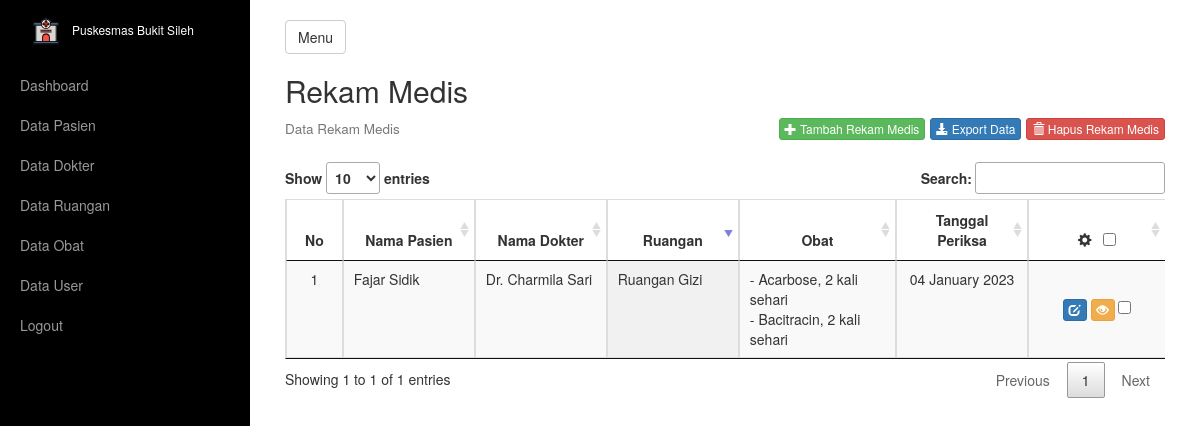
/rekam_medis/index.php (signed in), run on the app's committed database.
### tables this page shows
CREATE TABLE `tb_rekam_medis` (
  `id_rm` varchar(100) NOT NULL,
  `id_pasien` varchar(100) NOT NULL,
  `id_dokter` varchar(100) NOT NULL,
  `id_poli` varchar(100) NOT NULL,
  `keluhan` text NOT NULL,
  `diagnosa` text NOT NULL,
  `tgl_periksa` date NOT NULL,
  `jenis_pembayaran` enum('BPJS','Cash') DEFAULT NULL,
  `total_pembayaran` varchar(50) DEFAULT NULL
);

CREATE TABLE `tb_pasien` (
  `id_pasien` varchar(150) NOT NULL,
  `nama_pasien` varchar(200) NOT NULL,
  `dok_identitas` enum('KTP','SIM','Paspor','Kitas') NOT NULL,
  `nomor_identitas` varchar(30) NOT NULL,
  `jenis_kelamin` enum('Pria','Wanita') NOT NULL,
  `alamat` text NOT NULL,
  `no_telp` varchar(15) NOT NULL
);

CREATE TABLE `tb_dokter` (
  `id_dokter` varchar(150) NOT NULL,
  `nama_dokter` varchar(200) NOT NULL,
  `jenis_kelamin` enum('Pria','Wanita') NOT NULL,
  `spesialis` varchar(100) NOT NULL,
  `alamat` text NOT NULL,
  `no_telp` varchar(15) NOT NULL
);

CREATE TABLE `tb_poliklinik` (
  `id_poli` varchar(100) NOT NULL,
  `nama_poli` varchar(200) NOT NULL,
  `lokasi` varchar(100) NOT NULL
);

CREATE TABLE `tb_rm_obat` (
  `id_rm_obat` int(11) NOT NULL,
  `id_rm` varchar(100) NOT NULL,
  `id_obat` varchar(100) NOT NULL,
  `catatan` varchar(50) NOT NULL
);

CREATE TABLE `tb_obat` (
  `id_obat` varchar(100) NOT NULL,
  `nama_obat` varchar(200) NOT NULL,
  `jenis_obat` varchar(50) NOT NULL,
  `satuan` varchar(20) NOT NULL,
  `harga` varchar(50) NOT NULL,
  `keterangan` text NOT NULL
);

### rekam_medis/index.php (the view, shortened to what this page needs)
<?php include_once '../_header.php'; ?>
<div class="box">
    <h2>Rekam Medis</h2>
    <h4 style="margin-bottom: 25px;">
        <small>Data Rekam Medis</small>
        <div class="pull-right">
            <a href="form_rm.php" class="btn btn-success btn-xs"><i class="glyphicon glyphicon-plus"></i>&nbsp;Tambah Rekam Medis</a>
            <a href="../export/data_rm.php" class="btn btn-primary btn-xs"><i class="glyphicon glyphicon-download-alt"></i>&nbsp;Export Data</a>
            <button class="btn btn-danger btn-xs" id="hapus_rm"><i class="glyphicon glyphicon-trash"></i>&nbsp;Hapus Rekam Medis</button>
        </div>
    </h4>
    <form name="proses" method="POST">
        <div class="table-responsive">
            <table id="dataTableRm" class="display table-sm table table-striped table-bordered table-hover" style="width: 100%;">
                <thead>
                    <tr>
                        <th style="width: 1%; text-align: center;">No</th>
                        <th style="width: 15%; text-align: center;">Nama Pasien</th>
                        <th style="width: 15%; text-align: center;">Nama Dokter</th>
                        <th style="width: 15%; text-align: center;">Ruangan</th>
                        <th style="text-align: center;">Obat</th>
                        <th style="width: 15%; text-align: center;">Tanggal Periksa</th>
                        <th style="width: 100px; text-align: center;"><i class="glyphicon glyphicon-cog"></i> &nbsp; <input type="checkbox" id="select_all"></th>
                    </tr>
                </thead>
                <tbody>
                    <?php
                    $no = 1;
                    $sql_select_rm = mysqli_query($connect, "SELECT * FROM tb_rekam_medis JOIN tb_pasien ON tb_pasien.id_pasien = tb_rekam_medis.id_pasien JOIN tb_dokter ON tb_dokter.id_dokter = tb_rekam_medis.id_dokter JOIN tb_poliklinik ON tb_poliklinik.id_poli = tb_rekam_medis.id_poli");
                    while ($row = mysqli_fetch_array($sql_select_rm)) {
                    ?>
                        <tr>
                            <td><?= $no++; ?></td>
                            <td><?= $row['nama_pasien']; ?></td>
                            <td><?= $row['nama_dokter']; ?></td>
                            <td><?= $row['nama_poli']; ?></td>
                            <td>
                                <?php
                                $sql_select = mysqli_query($connect, "SELECT * FROM tb_rm_obat JOIN tb_obat ON tb_obat.id_obat = tb_rm_obat.id_obat  WHERE id_rm = '$row[id_rm]'");
                                while ($item = mysqli_fetch_array($sql_select)) {
                                ?>
                                    <div>
                                        <div>- <?= $item['nama_obat']; ?>, <?= $item['catatan']; ?></div>
                                    </div>
                                <?php } ?>
                            </td>
                            <td style="text-align: center;"><?= date('d F Y', strtotime($row['tgl_periksa'])); ?></td>
                            <td style="vertical-align: middle; text-align: center;white-space: nowrap;">
                                <a href="form_rm.php?id=<?= $row['id_rm']; ?>" class="btn btn-primary btn-xs"><i class="glyphicon glyphicon-edit"></i></a>
                                <?php if ($row['jenis_pembayaran'] == null) { ?>
                                    <a href="pembayaran_rm.php?id=<?= $row['id_rm']; ?>" class="btn btn-info btn-xs"><i class="glyphicon glyphicon-tasks"></i></a>
                                <?php } else { ?>
                                    <a href="detail_rm.php?id=<?= $row['id_rm']; ?>" class="btn btn-warning btn-xs"><i class="glyphicon glyphicon-eye-open"></i></a>
                                <?php } ?>
                                <input type="checkbox" name="checked[]" class="check" value="<?= $row['id_rm']; ?>">
                            </td>
                        </tr>
                    <?php } ?>
                </tbody>
            </table>
        </div>
    </form>
</div>
<?php include_once '../_footer.php'; ?>

### _assets/css/style.css (style rules this page uses)
th.dt-center, td.dt-center { text-align: center; }

### data on the page
tb_rekam_medis: id_pasien.nama_pasien "Fajar Sidik", id_dokter.nama_dokter "Dr. Charmila Sari", id_poli.nama_poli "Ruangan Gizi", tgl_periksa "04 January 2023"
tb_rm_obat: id_obat.nama_obat "Acarbose", catatan "2 kali sehari"
tb_rm_obat: id_obat.nama_obat "Bacitracin", catatan "2 kali sehari"
